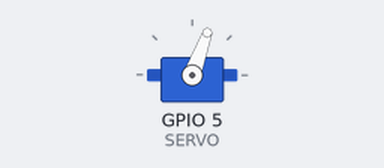
Bench run of a program on a simulated Raspberry Pi (BCM pin numbers). Parts: servo. Servo angles are drawn from the pulse width (0.5 ms = 0°, 2.5 ms = 180°).

Above: at 1.05 s.
At 1.85 s:
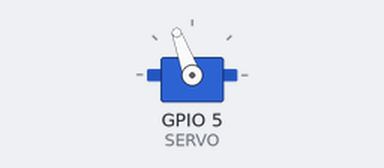
At 2.7 s:
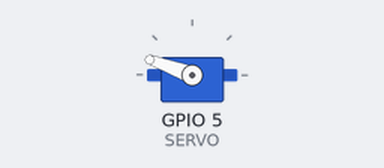
At 4.4 s:
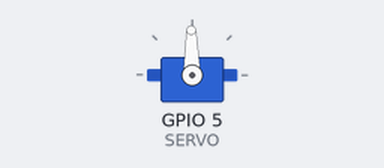
Timing chart, 0 to 9.6 s (numbered marks = the images above):
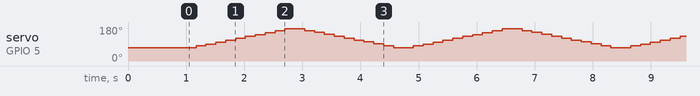

The program:

rotate.py
```python
#!/usr/bin/env python
import RPi.GPIO as GPIO
import time
import signal
import atexit

#atexit.register(GPIO.cleanup)

SERVO=5
GPIO.setmode(GPIO.BCM)
GPIO.setup(SERVO, GPIO.OUT, initial=False)
p = GPIO.PWM(SERVO,50) #50HZ
p.start(0)
time.sleep(1)
DURATION=0.15
SLEEP=0.02

#MAX=181
BEGIN=70
MAX=171

while(True):
  for i in range(BEGIN,MAX,10):
    p.ChangeDutyCycle(2.5 + 10 * i / 180)
    time.sleep(SLEEP)
    p.ChangeDutyCycle(0)
    time.sleep(DURATION)

  for i in range(MAX,BEGIN,-10):
    p.ChangeDutyCycle(2.5 + 10 * i / 180)
    time.sleep(SLEEP)
    p.ChangeDutyCycle(0)
    time.sleep(DURATION)
```
